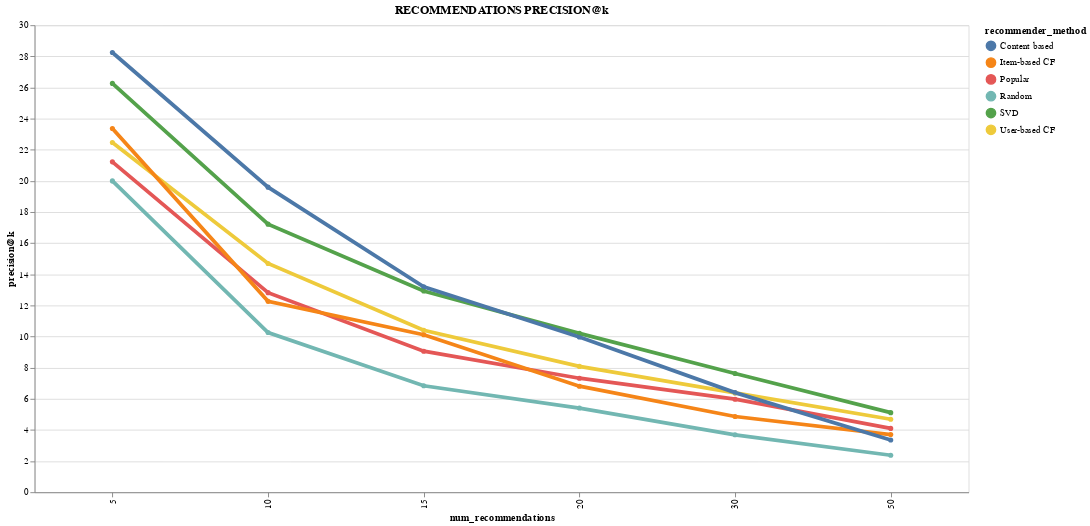
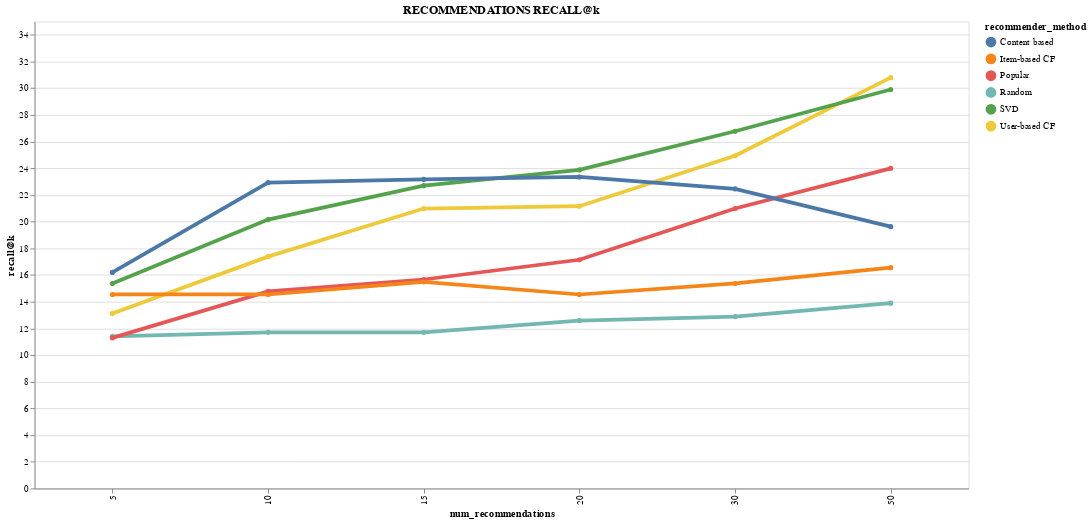
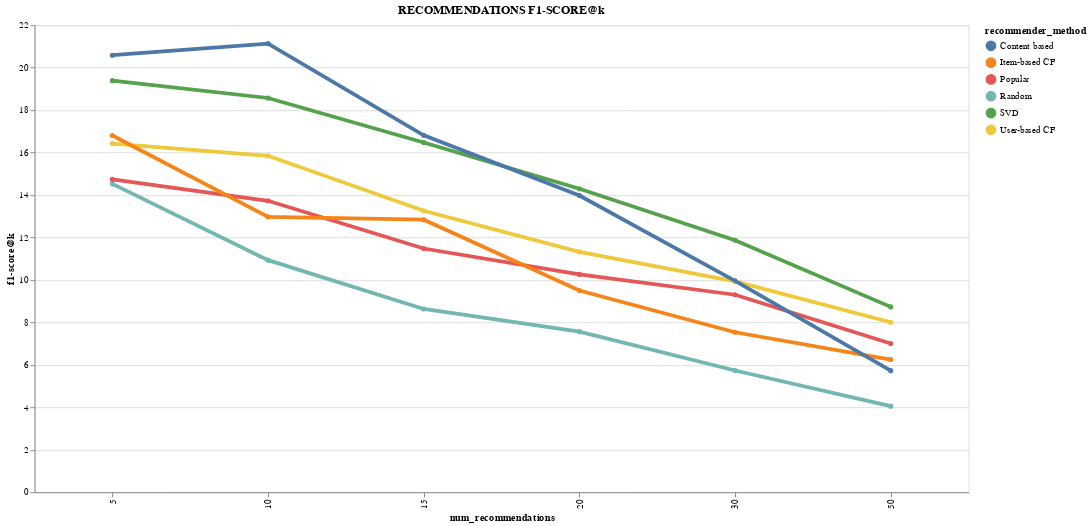

Notebook source saved alongside these figures, in order:
### Markdown cell above
As already known in literature, the **Content-based** method has the best performance in terms of recommendation precision, followed by the  **SVD**, the **Item-based CF** and the **User-based CF**. Obviously the **Popularity-based** and the **Random-based** recommenders have the worst performance.

### Code cell
complete_evaluation_precision(rand_evaluation_df1, pop_evaluation_df1, ub_evaluation_df1_5, ib_evaluation_df1_5, cb_evaluation_df1)
complete_evaluation_recall(rand_evaluation_df1, pop_evaluation_df1, ub_evaluation_df1_5, ib_evaluation_df1_5, cb_evaluation_df1)
complete_evaluation_f1_score(rand_evaluation_df1, pop_evaluation_df1, ub_evaluation_df1_5, ib_evaluation_df1_5, cb_evaluation_df1)

### Figure 1 — Vega-Lite specification as saved in the notebook (floating-point values rounded to 4 significant figures)
{"config": {"view": {"continuousWidth": 400, "continuousHeight": 300}}, "layer": [{"mark": "circle", "encoding": {"color": {"field": "recommender_method", "type": "nominal"}, "opacity": {"value": 10}, "x": {"field": "num_recommendations", "type": "nominal"}, "y": {"field": "precision@k", "type": "quantitative"}}, "height": 500, "selection": {"selector001": {"type": "single", "on": "mouseover", "fields": ["recommender_method"], "nearest": true}}, "title": "RECOMMENDATIONS PRECISION@k", "width": 1000}, {"mark": "line", "encoding": {"color": {"field": "recommender_method", "type": "nominal"}, "size": {"condition": {"value": 0.9, "selection": {"not": "selector001"}}, "value": 4}, "x": {"field": "num_recommendations", "type": "nominal"}, "y": {"field": "precision@k", "type": "quantitative"}}, "height": 500, "title": "RECOMMENDATIONS PRECISION@k", "width": 1000}], "data": {"name": "data-34ec480c92ab30aacf0894e3b03ba043"}, "$schema": "https://vega.github.io/schema/vega-lite/v4.17.0.json", "datasets": {"data-34ec480c92ab30aacf0894e3b03ba043": [{"num_recommendations": 5, "precision@k": 20.0, "recommender_method": "Random"}, {"num_recommendations": 10, "precision@k": 10.26, "recommender_method": "Random"}, {"num_recommendations": 15, "precision@k": 6.839, "recommender_method": "Random"}, {"num_recommendations": 20, "precision@k": 5.406, "recommender_method": "Random"}, {"num_recommendations": 30, "precision@k": 3.689, "recommender_method": "Random"}, {"num_recommendations": 50, "precision@k": 2.374, "recommender_method": "Random"}, {"num_recommendations": 5, "precision@k": 21.22, "recommender_method": "Popular"}, {"num_recommendations": 10, "precision@k": 12.82, "recommender_method": "Popular"}, {"num_recommendations": 15, "precision@k": 9.06, "recommender_method": "Popular"}, {"num_recommendations": 20, "precision@k": 7.323, "recommender_method": "Popular"}, {"num_recommendations": 30, "precision@k": 5.976, "recommender_method": "Popular"}, {"num_recommendations": 50, "precision@k": 4.101, "recommender_method": "Popular"}, {"num_recommendations": 5, "precision@k": 22.46, "recommender_method": "User-based CF"}, {"num_recommendations": 10, "precision@k": 14.7, "recommender_method": "User-based CF"}, {"num_recommendations": 15, "precision@k": 10.4, "recommender_method": "User-based CF"}, {"num_recommendations": 20, "precision@k": 8.081, "recommender_method": "User-based CF"}, {"num_recommendations": 30, "precision@k": 6.38, "recommender_method": "User-based CF"}, {"num_recommendations": 50, "precision@k": 4.687, "recommender_method": "User-based CF"}, {"num_recommendations": 5, "precision@k": 23.37, "recommender_method": "Item-based CF"}, {"num_recommendations": 10, "precision@k": 12.26, "recommender_method": "Item-based CF"}, {"num_recommendations": 15, "precision@k": 10.12, "recommender_method": "Item-based CF"}, {"num_recommendations": 20, "precision@k": 6.81, "recommender_method": "Item-based CF"}, {"num_recommendations": 30, "precision@k": 4.863, "recommender_method": "Item-based CF"}, {"num_recommendations": 50, "precision@k": 3.704, "recommender_method": "Item-based CF"}, {"num_recommendations": 5, "precision@k": 26.26, "recommender_method": "SVD"}, {"num_recommendations": 10, "precision@k": 17.22, "recommender_method": "SVD"}, {"num_recommendations": 15, "precision@k": 12.93, "recommender_method": "SVD"}, {"num_recommendations": 20, "precision@k": 10.2, "recommender_method": "SVD"}, {"num_recommendations": 30, "precision@k": 7.626, "recommender_method": "SVD"}, {"num_recommendations": 50, "precision@k": 5.111, "recommender_method": "SVD"}, {"num_recommendations": 5, "precision@k": 28.25, "recommender_method": "Content based"}, {"num_recommendations": 10, "precision@k": 19.6, "recommender_method": "Content based"}, {"num_recommendations": 15, "precision@k": 13.2, "recommender_method": "Content based"}, {"num_recommendations": 20, "precision@k": 9.975, "recommender_method": "Content based"}, {"num_recommendations": 30, "precision@k": 6.397, "recommender_method": "Content based"}, {"num_recommendations": 50, "precision@k": 3.354, "recommender_method": "Content based"}]}}

### Figure 2 — Vega-Lite specification as saved in the notebook (floating-point values rounded to 4 significant figures)
{"config": {"view": {"continuousWidth": 400, "continuousHeight": 300}}, "layer": [{"mark": "circle", "encoding": {"color": {"field": "recommender_method", "type": "nominal"}, "opacity": {"value": 10}, "x": {"field": "num_recommendations", "type": "nominal"}, "y": {"field": "recall@k", "type": "quantitative"}}, "height": 500, "selection": {"selector002": {"type": "single", "on": "mouseover", "fields": ["recommender_method"], "nearest": true}}, "title": "RECOMMENDATIONS RECALL@k", "width": 1000}, {"mark": "line", "encoding": {"color": {"field": "recommender_method", "type": "nominal"}, "size": {"condition": {"value": 0.9, "selection": {"not": "selector002"}}, "value": 4}, "x": {"field": "num_recommendations", "type": "nominal"}, "y": {"field": "recall@k", "type": "quantitative"}}, "height": 500, "title": "RECOMMENDATIONS RECALL@k", "width": 1000}], "data": {"name": "data-02f98610992be071affc95fb1ed322e6"}, "$schema": "https://vega.github.io/schema/vega-lite/v4.17.0.json", "datasets": {"data-02f98610992be071affc95fb1ed322e6": [{"num_recommendations": 5, "recall@k": 11.41, "recommender_method": "Random"}, {"num_recommendations": 10, "recall@k": 11.7, "recommender_method": "Random"}, {"num_recommendations": 15, "recall@k": 11.7, "recommender_method": "Random"}, {"num_recommendations": 20, "recall@k": 12.59, "recommender_method": "Random"}, {"num_recommendations": 30, "recall@k": 12.88, "recommender_method": "Random"}, {"num_recommendations": 50, "recall@k": 13.89, "recommender_method": "Random"}, {"num_recommendations": 5, "recall@k": 11.29, "recommender_method": "Popular"}, {"num_recommendations": 10, "recall@k": 14.78, "recommender_method": "Popular"}, {"num_recommendations": 15, "recall@k": 15.66, "recommender_method": "Popular"}, {"num_recommendations": 20, "recall@k": 17.14, "recommender_method": "Popular"}, {"num_recommendations": 30, "recall@k": 20.98, "recommender_method": "Popular"}, {"num_recommendations": 50, "recall@k": 24.0, "recommender_method": "Popular"}, {"num_recommendations": 5, "recall@k": 13.12, "recommender_method": "User-based CF"}, {"num_recommendations": 10, "recall@k": 17.38, "recommender_method": "User-based CF"}, {"num_recommendations": 15, "recall@k": 20.98, "recommender_method": "User-based CF"}, {"num_recommendations": 20, "recall@k": 21.16, "recommender_method": "User-based CF"}, {"num_recommendations": 30, "recall@k": 24.94, "recommender_method": "User-based CF"}, {"num_recommendations": 50, "recall@k": 30.79, "recommender_method": "User-based CF"}, {"num_recommendations": 5, "recall@k": 14.54, "recommender_method": "Item-based CF"}, {"num_recommendations": 10, "recall@k": 14.54, "recommender_method": "Item-based CF"}, {"num_recommendations": 15, "recall@k": 15.48, "recommender_method": "Item-based CF"}, {"num_recommendations": 20, "recall@k": 14.54, "recommender_method": "Item-based CF"}, {"num_recommendations": 30, "recall@k": 15.37, "recommender_method": "Item-based CF"}, {"num_recommendations": 50, "recall@k": 16.55, "recommender_method": "Item-based CF"}, {"num_recommendations": 5, "recall@k": 15.37, "recommender_method": "SVD"}, {"num_recommendations": 10, "recall@k": 20.15, "recommender_method": "SVD"}, {"num_recommendations": 15, "recall@k": 22.7, "recommender_method": "SVD"}, {"num_recommendations": 20, "recall@k": 23.88, "recommender_method": "SVD"}, {"num_recommendations": 30, "recall@k": 26.77, "recommender_method": "SVD"}, {"num_recommendations": 50, "recall@k": 29.91, "recommender_method": "SVD"}, {"num_recommendations": 5, "recall@k": 16.19, "recommender_method": "Content based"}, {"num_recommendations": 10, "recall@k": 22.93, "recommender_method": "Content based"}, {"num_recommendations": 15, "recall@k": 23.17, "recommender_method": "Content based"}, {"num_recommendations": 20, "recall@k": 23.35, "recommender_method": "Content based"}, {"num_recommendations": 30, "recall@k": 22.46, "recommender_method": "Content based"}, {"num_recommendations": 50, "recall@k": 19.62, "recommender_method": "Content based"}]}}

### Figure 3 — Vega-Lite specification as saved in the notebook (floating-point values rounded to 4 significant figures)
{"config": {"view": {"continuousWidth": 400, "continuousHeight": 300}}, "layer": [{"mark": "circle", "encoding": {"color": {"field": "recommender_method", "type": "nominal"}, "opacity": {"value": 10}, "x": {"field": "num_recommendations", "type": "nominal"}, "y": {"field": "f1-score@k", "type": "quantitative"}}, "height": 500, "selection": {"selector003": {"type": "single", "on": "mouseover", "fields": ["recommender_method"], "nearest": true}}, "title": "RECOMMENDATIONS F1-SCORE@k", "width": 1000}, {"mark": "line", "encoding": {"color": {"field": "recommender_method", "type": "nominal"}, "size": {"condition": {"value": 0.9, "selection": {"not": "selector003"}}, "value": 4}, "x": {"field": "num_recommendations", "type": "nominal"}, "y": {"field": "f1-score@k", "type": "quantitative"}}, "height": 500, "title": "RECOMMENDATIONS F1-SCORE@k", "width": 1000}], "data": {"name": "data-0ae5cadf3b04ac57fc9abf017dc850e5"}, "$schema": "https://vega.github.io/schema/vega-lite/v4.17.0.json", "datasets": {"data-0ae5cadf3b04ac57fc9abf017dc850e5": [{"num_recommendations": 5, "f1-score@k": 14.53, "recommender_method": "Random"}, {"num_recommendations": 10, "f1-score@k": 10.93, "recommender_method": "Random"}, {"num_recommendations": 15, "f1-score@k": 8.633, "recommender_method": "Random"}, {"num_recommendations": 20, "f1-score@k": 7.564, "recommender_method": "Random"}, {"num_recommendations": 30, "f1-score@k": 5.735, "recommender_method": "Random"}, {"num_recommendations": 50, "f1-score@k": 4.055, "recommender_method": "Random"}, {"num_recommendations": 5, "f1-score@k": 14.74, "recommender_method": "Popular"}, {"num_recommendations": 10, "f1-score@k": 13.73, "recommender_method": "Popular"}, {"num_recommendations": 15, "f1-score@k": 11.48, "recommender_method": "Popular"}, {"num_recommendations": 20, "f1-score@k": 10.26, "recommender_method": "Popular"}, {"num_recommendations": 30, "f1-score@k": 9.303, "recommender_method": "Popular"}, {"num_recommendations": 50, "f1-score@k": 7.005, "recommender_method": "Popular"}, {"num_recommendations": 5, "f1-score@k": 16.42, "recommender_method": "User-based CF"}, {"num_recommendations": 10, "f1-score@k": 15.85, "recommender_method": "User-based CF"}, {"num_recommendations": 15, "f1-score@k": 13.26, "recommender_method": "User-based CF"}, {"num_recommendations": 20, "f1-score@k": 11.32, "recommender_method": "User-based CF"}, {"num_recommendations": 30, "f1-score@k": 9.932, "recommender_method": "User-based CF"}, {"num_recommendations": 50, "f1-score@k": 8.006, "recommender_method": "User-based CF"}, {"num_recommendations": 5, "f1-score@k": 16.81, "recommender_method": "Item-based CF"}, {"num_recommendations": 10, "f1-score@k": 12.97, "recommender_method": "Item-based CF"}, {"num_recommendations": 15, "f1-score@k": 12.84, "recommender_method": "Item-based CF"}, {"num_recommendations": 20, "f1-score@k": 9.503, "recommender_method": "Item-based CF"}, {"num_recommendations": 30, "f1-score@k": 7.535, "recommender_method": "Item-based CF"}, {"num_recommendations": 50, "f1-score@k": 6.249, "recommender_method": "Item-based CF"}, {"num_recommendations": 5, "f1-score@k": 19.39, "recommender_method": "SVD"}, {"num_recommendations": 10, "f1-score@k": 18.57, "recommender_method": "SVD"}, {"num_recommendations": 15, "f1-score@k": 16.47, "recommender_method": "SVD"}, {"num_recommendations": 20, "f1-score@k": 14.3, "recommender_method": "SVD"}, {"num_recommendations": 30, "f1-score@k": 11.87, "recommender_method": "SVD"}, {"num_recommendations": 50, "f1-score@k": 8.73, "recommender_method": "SVD"}, {"num_recommendations": 5, "f1-score@k": 20.59, "recommender_method": "Content based"}, {"num_recommendations": 10, "f1-score@k": 21.13, "recommender_method": "Content based"}, {"num_recommendations": 15, "f1-score@k": 16.82, "recommender_method": "Content based"}, {"num_recommendations": 20, "f1-score@k": 13.98, "recommender_method": "Content based"}, {"num_recommendations": 30, "f1-score@k": 9.958, "recommender_method": "Content based"}, {"num_recommendations": 50, "f1-score@k": 5.728, "recommender_method": "Content based"}]}}
